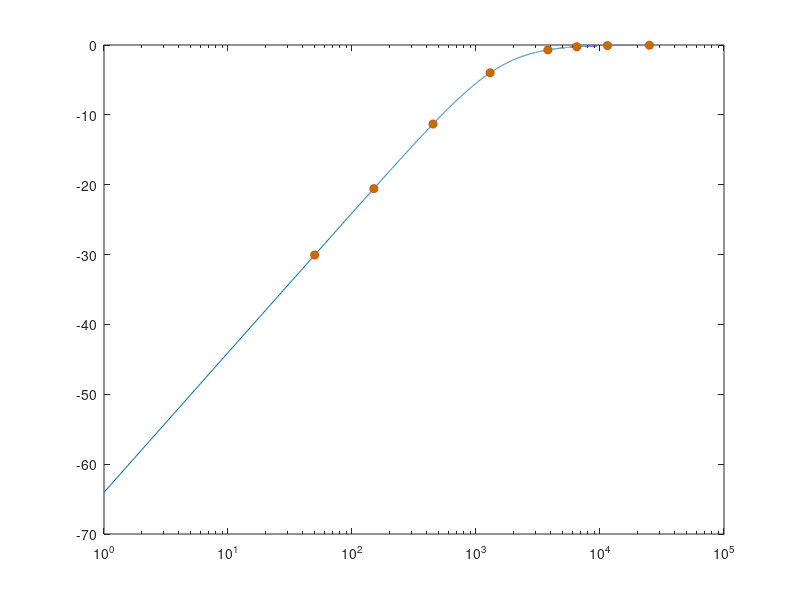

The MATLAB script that drew this image: (Note: this script raises an error after producing the figure.)
r = 1000;
c = 0.000000100;
x = [1:1:100000];
y = 20*log10((r*c*x*2*pi)./sqrt(1+(power(r*c*x*2*pi,2))));
x1=[50, 150, 450, 1300, 3800, 6500, 11500, 25000];
y1=[-30.061, -20.556, -11.309, -3.977, -0.700, -0.252, -0.080, -0.031];
semilogx(x,y,x1,y1,'o','MarkerFaceColor',[0.741 0.447 0])
str = {'R = 1 k\Omega','C = 100 nF'};
annotation('textbox','String',str,'FitBoxToText','on');
legend('Theoretical', 'Observed','Location','northwest')
xlabel('Frequency (Hz)')
ylabel('Magnitude (dB)')
title('Frequency Response of High Pass RC Filter')
grid on